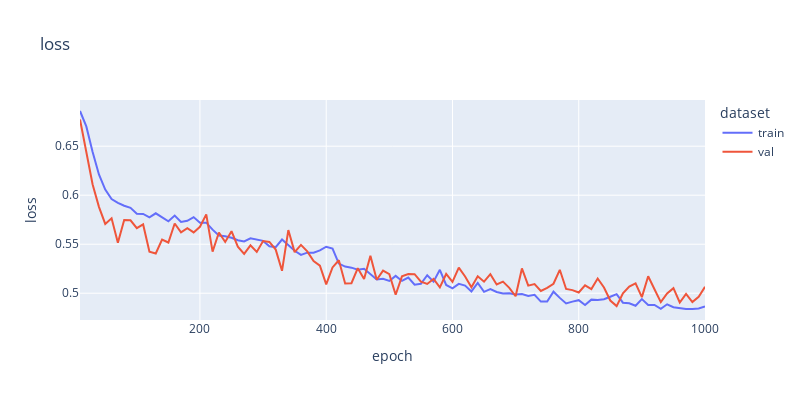
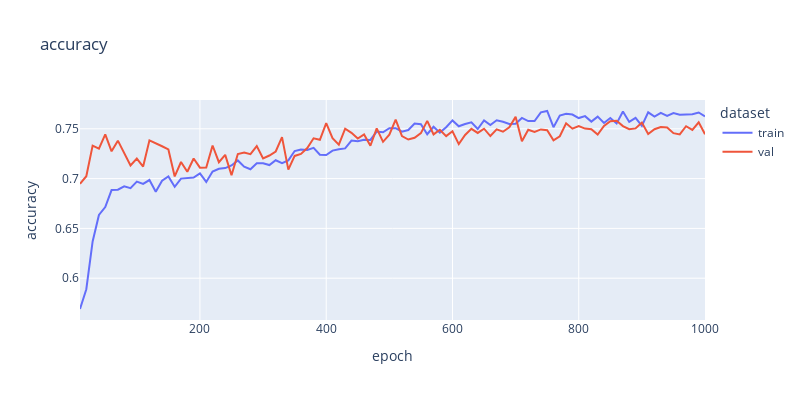

Notebook cell for these charts, in order:
### Code cell
ce_loss = tf.keras.losses.BinaryCrossentropy(
    from_logits=False, label_smoothing=0, reduction="auto", name="binary_crossentropy"
)

optimizer = tf.keras.optimizers.Adam(learning_rate=1e-3)

network = CNNClassifier(nb_epochs=1000,
                        batch_size=1024,
                        verbose=False,
                        loss=ce_loss,
                        optimizer=optimizer,
                        callbacks=[PlotLearningCurveCallback(update_freq=50)])

network.fit(Xs_train, ys_train,
            validation_X=Xs_test,
            validation_y=ys_test)
